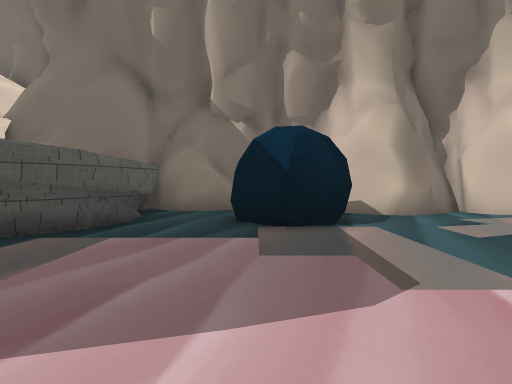
[1] (above)

24 first-person views from a walk through a scene from a Unity 3-D project. The camera is 1.5 m above the floor, tilts 2° down and sees 80° across. The floor is counted in squares, 2 m on a side. Each view is taken from the middle of a square. On the plan, view 1 faces up. The plan holds only what a view shows up to about 10 squares ahead; the rest is blank. The place goes on beyond the plan. The player is left out. Some animated figures are left out. Some surface patterns are stand-ins.

[2]
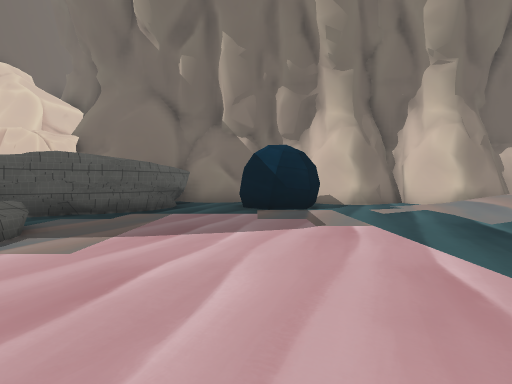

[3]
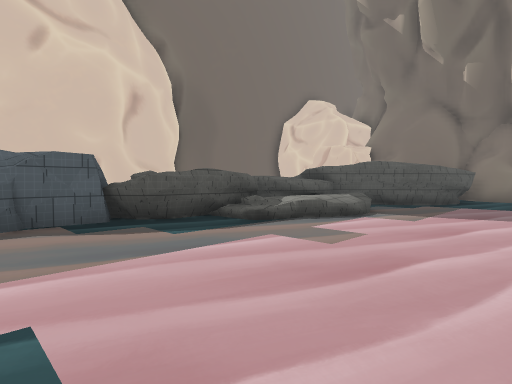

[4]
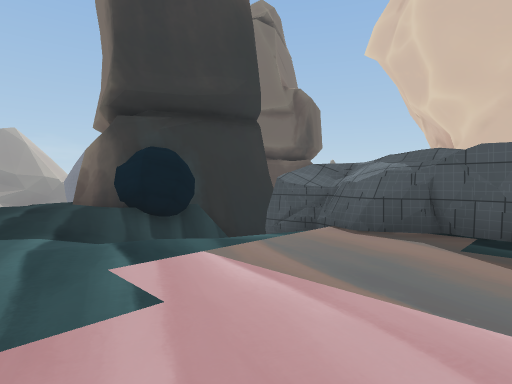

[5]
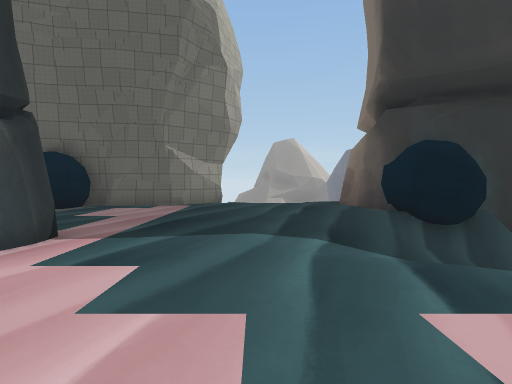

[6]
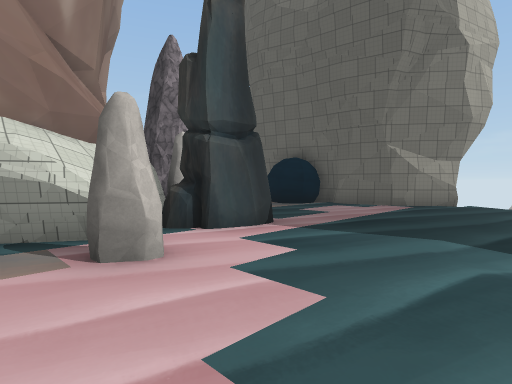

[7]
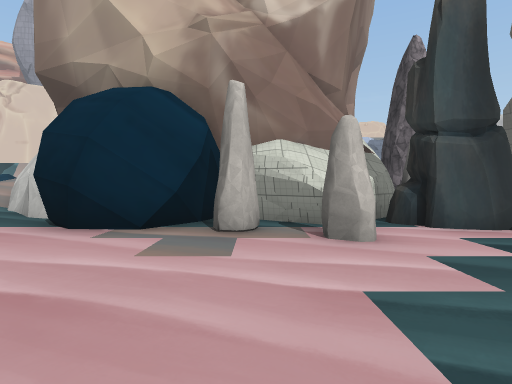

[8]
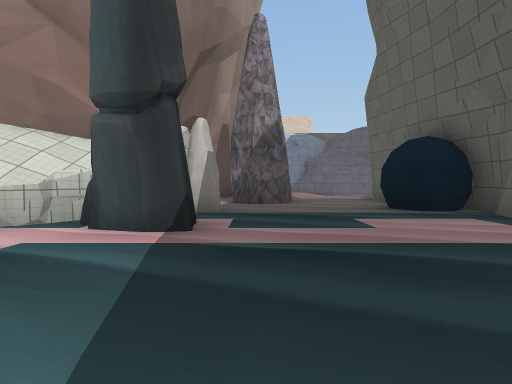

[9]
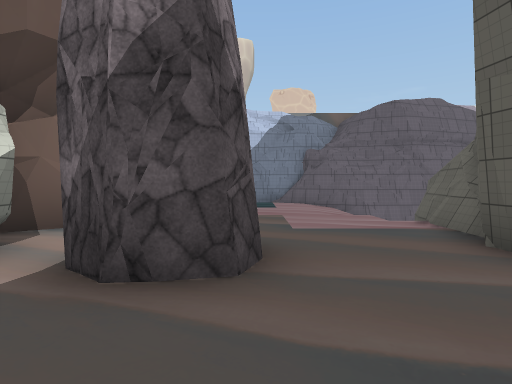

[10]
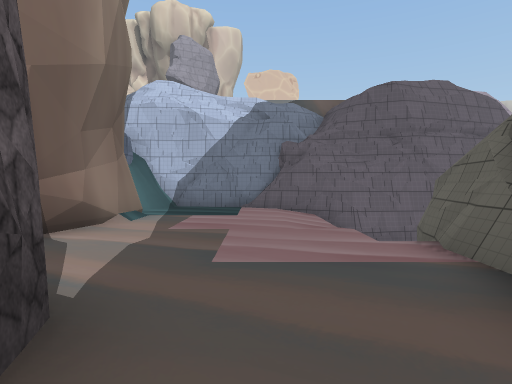

[11]
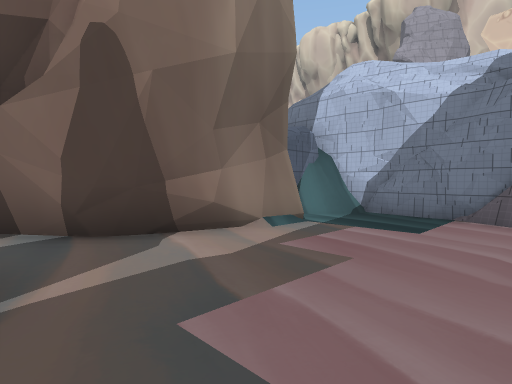

[12]
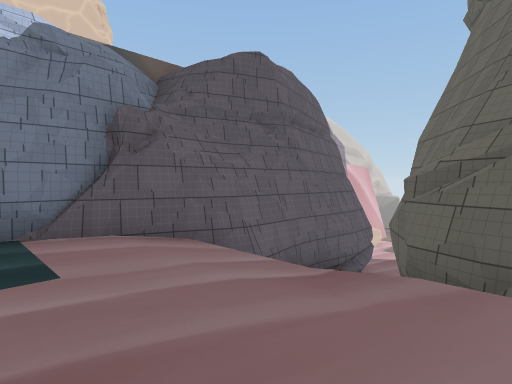

[13]
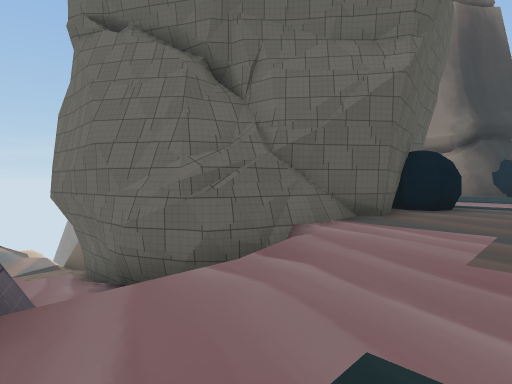

[14]
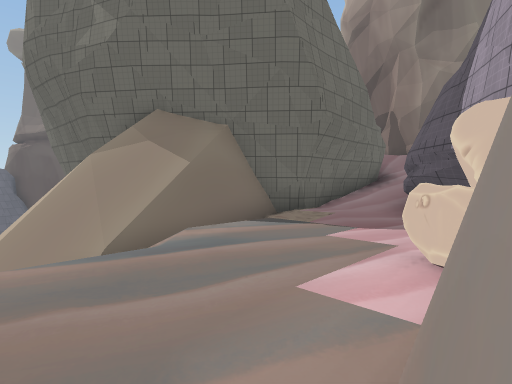

[15]
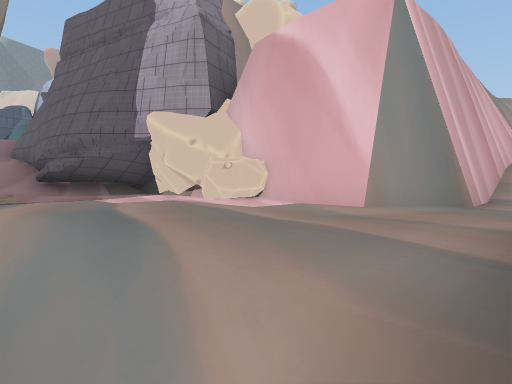

[16]
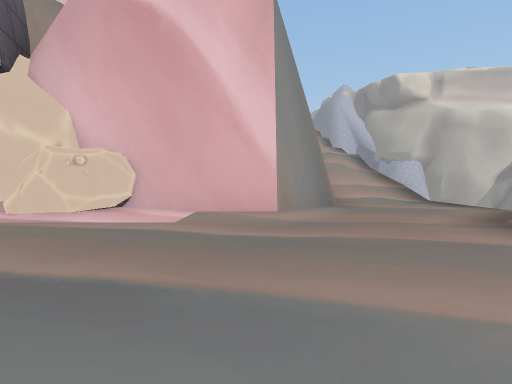

[17]
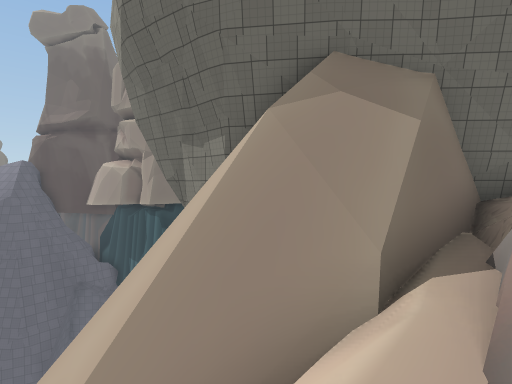

[18]
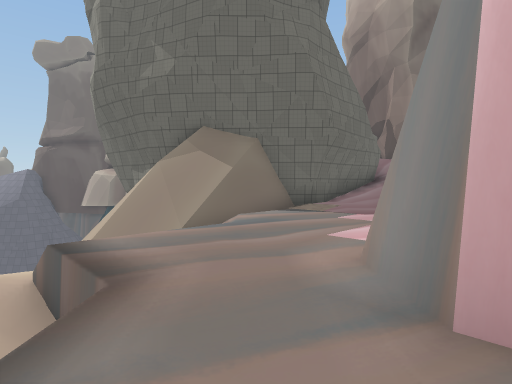

[19]
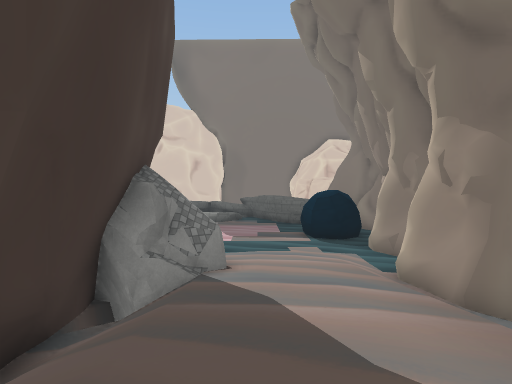

[20]
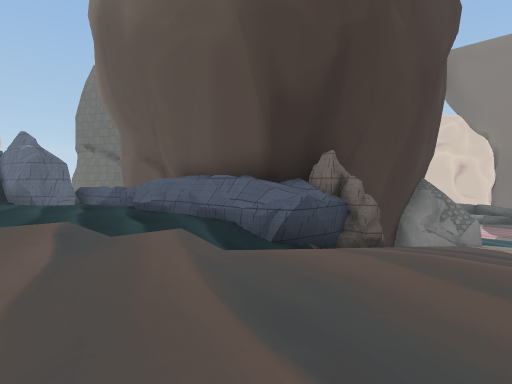

[21]
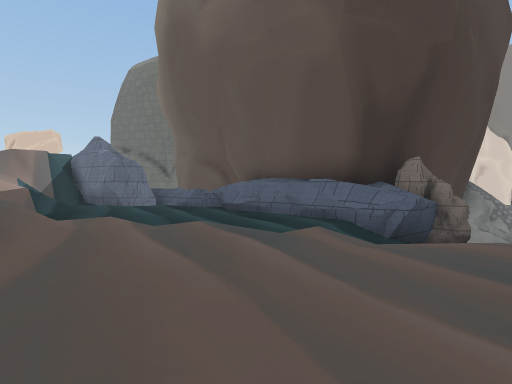

[22]
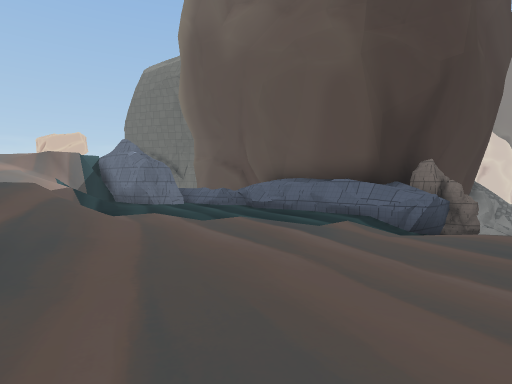

[23]
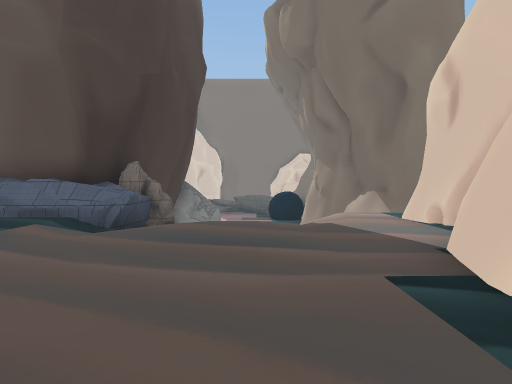

[24]
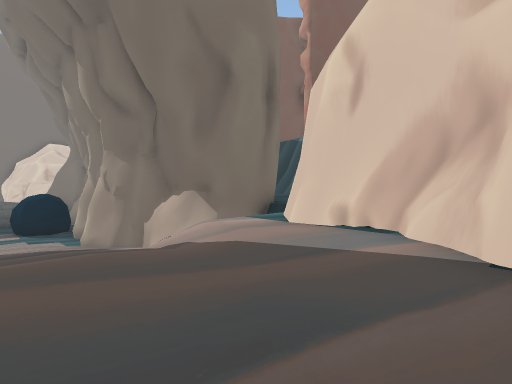

### Floor plan
Key: @ floor where view 1 was taken; # wall or solid block; x gap in a wall; . main floor; : floor 1.5 m higher than the main floor; - floor 1.5 m lower than the main floor; + floor 3.25 m higher than the main floor; _ floor 3.25 m lower than the main floor; < floor 4.75 m lower than the main floor; * floor 4.75 m higher than the main floor; % floor 6.5 m higher than the main floor; / step, stairs or slope; = window, fence, low wall or low ledge; ^ raised ledge; v drop or lower ground; R rock; O other object.
Columns run from 6 left of view 1 to 21 right of it. Each row starts with its distance up from view 1.
  8    ###    ### ###   ####
  7    #..  ###.###./   +++##
  6    #..OOO....//     ++++##
  5    #..OO......//////+++++++
  4  ###..........:::+++++++++++
  3  #............:::+++++++++++
  2 ^^/.........##//////++++++++
  1 ^/./.......####///R##+++++++
  0 ^../..@...##########=+++++++
 -1 ^//......##        ##+++++++
 -2  x/.....##         #=+++++++
 -3 ^^......#          ##=+++/+
 -4 ##......##         # ++++/*
 -5 #.......O#         #==+++/*
 -6 #......O##           ##+///
 -7 #/......###  ###     ##+ //
 -8 # //....#R#  #.##   x##+///
 -9    .....R.O.....####.####//
-10   -..........RR......#v  //
-11 ////.........R.......#%
-12 #O//.................#%R
-13  O.........O.........#RR
-14  O#.......OO###/////##v
-15   #....###### ####--#v
-16       .#         ##-#
-17                  ##_#v
-18                  #__#v
-19                  #__#v/
-20                  #__###/
-21                  #___R#vv
-22                  #____#x#
-23            ##    #___R#
-24                 ##/___#
-25                ##//___#
-26                =vv/____#vvvv
-27                v v/_/____///
-28                  vv<vv__////

Positions as (right, up) in squares from view 1, and headings:
1: (0, 0), facing up
2: (0, -3), facing up
3: (0, -6), facing up-left
4: (-1, -4), facing down-left
5: (-1, -5), facing down
6: (-2, -5), facing down-right
7: (-3, -5), facing right
8: (-2, -10), facing right
9: (4, -11), facing right
10: (6, -12), facing right
11: (8, -13), facing up-right
12: (10, -11), facing down-right
13: (14, -11), facing down-left
14: (16, -26), facing up-left
15: (12, -27), facing up-right
16: (12, -25), facing right
17: (12, -27), facing up-left
18: (17, -28), facing up-left
19: (13, 3), facing left
20: (18, 4), facing down-left
21: (20, 3), facing down-left
22: (21, 3), facing down-left
23: (21, 4), facing left
24: (18, 3), facing up-left
